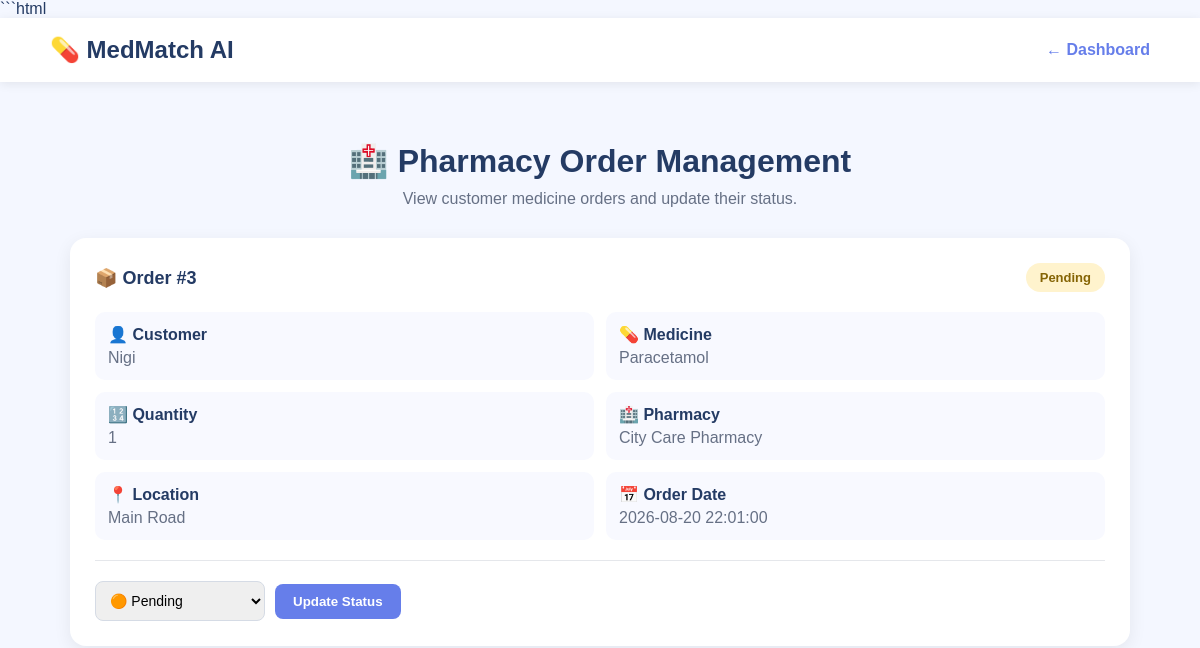
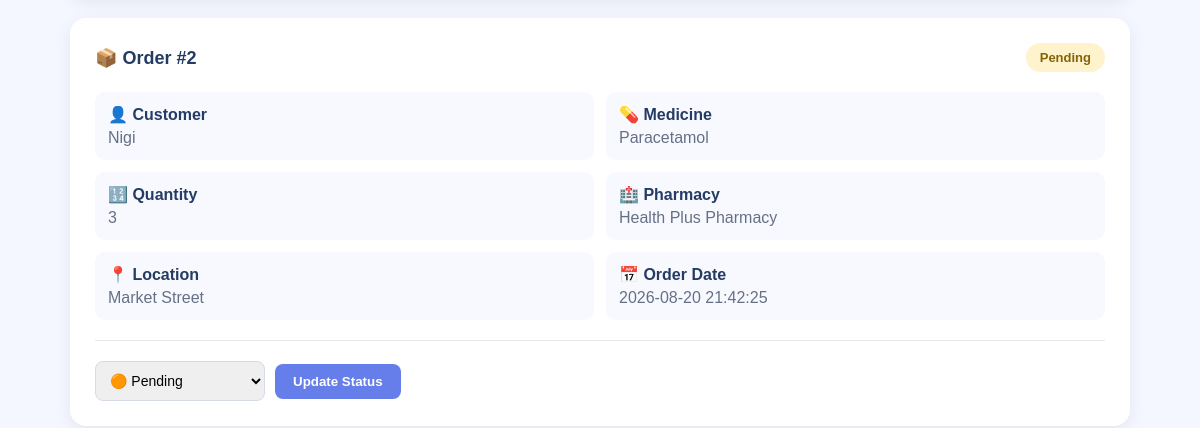
Before: /admin/orders (upper part) with the older database file (2 pictures, top to bottom).
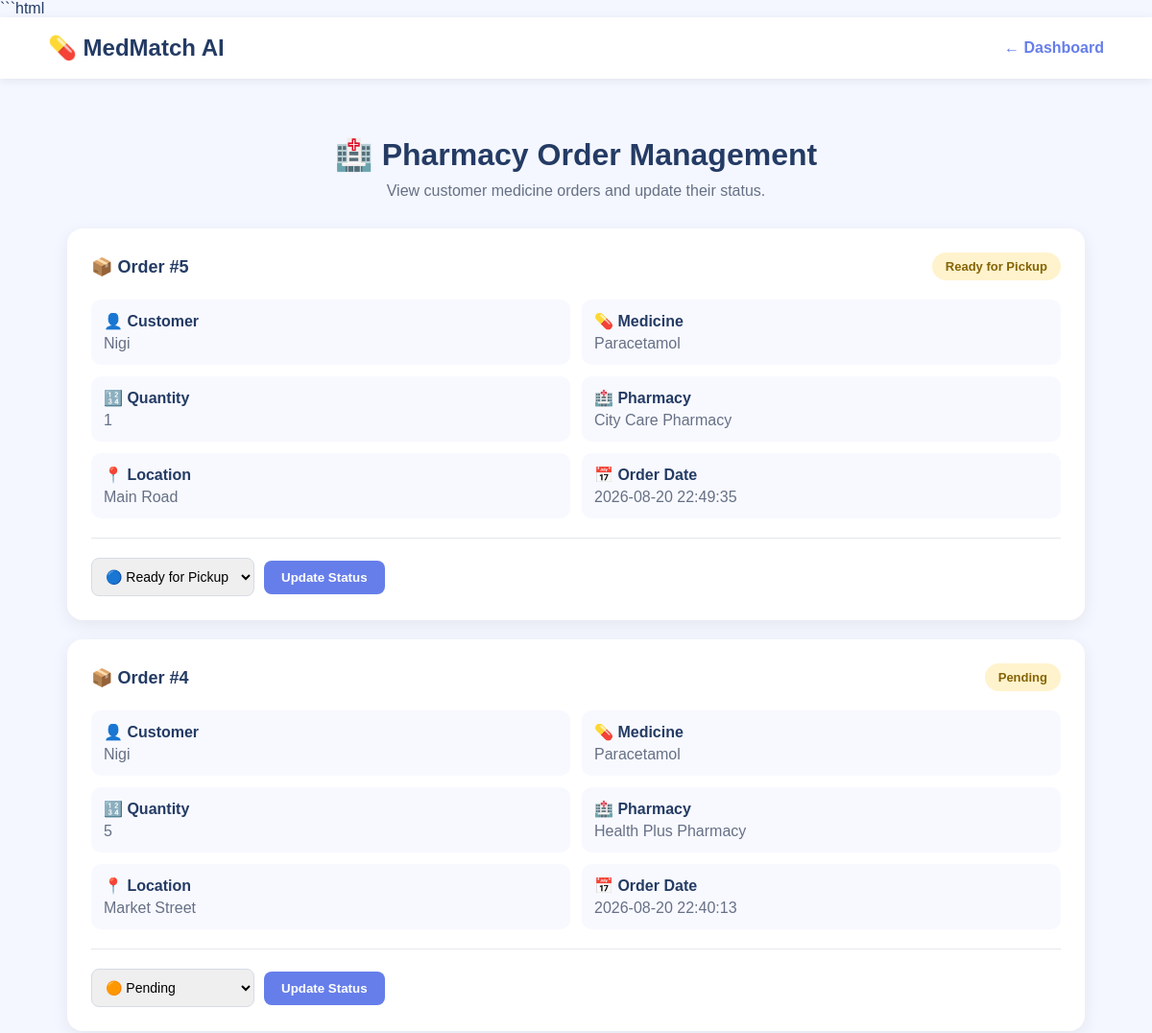
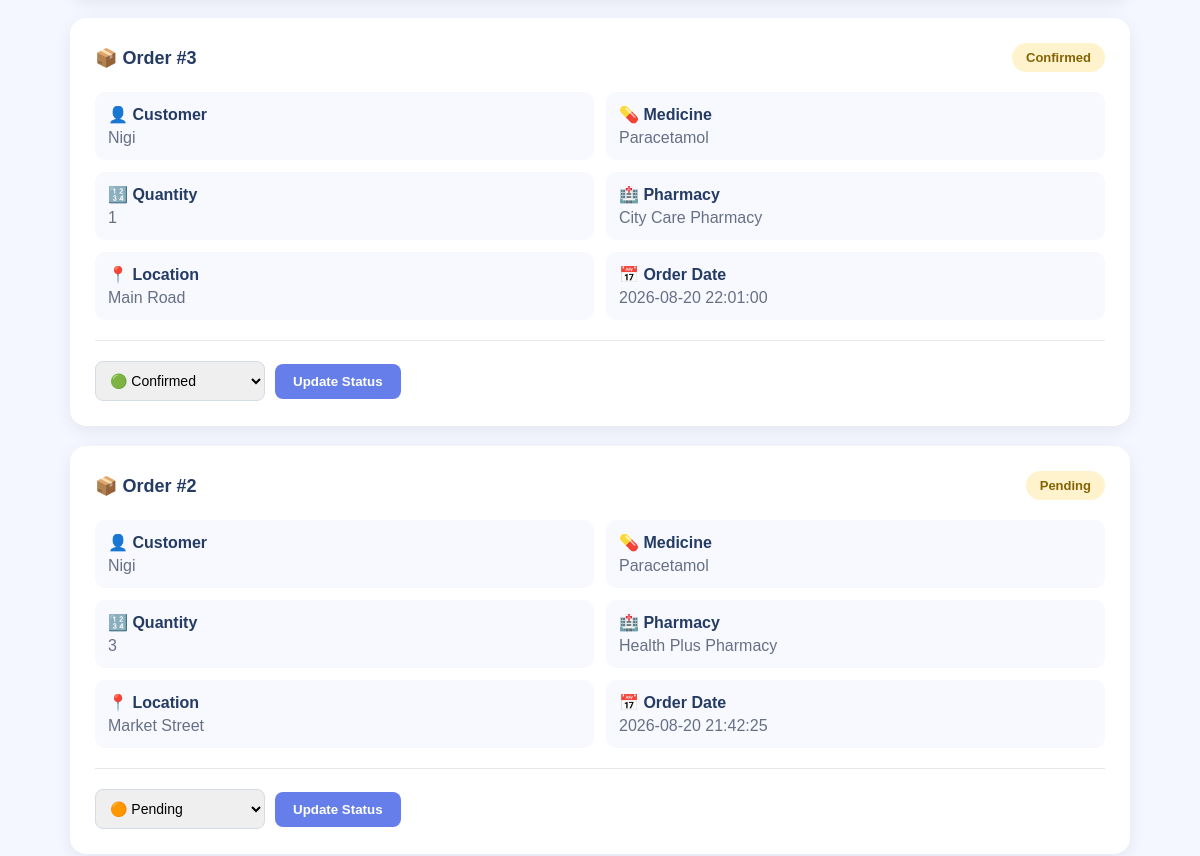
After: the same page with the newer database file (2 pictures, top to bottom).
### tables this page shows
CREATE TABLE orders (
            id INTEGER PRIMARY KEY AUTOINCREMENT,
            user_id INTEGER,
            pharmacy_id INTEGER,
            medicine_id INTEGER,
            quantity INTEGER NOT NULL,
            order_date TEXT,
            status TEXT DEFAULT 'Pending',
            FOREIGN KEY (user_id)
                REFERENCES users(id),
            FOREIGN KEY (pharmacy_id)
                REFERENCES pharmacies(id),
            FOREIGN KEY (medicine_id)
                REFERENCES medicines(id)
        );

CREATE TABLE users (
            id INTEGER PRIMARY KEY AUTOINCREMENT,
            name TEXT NOT NULL,
            email TEXT UNIQUE NOT NULL,
            password TEXT NOT NULL
        , mobile TEXT);

CREATE TABLE medicines (
            id INTEGER PRIMARY KEY AUTOINCREMENT,
            name TEXT NOT NULL,
            category TEXT,
            purpose TEXT,
            price REAL
        );

CREATE TABLE pharmacies (
            id INTEGER PRIMARY KEY AUTOINCREMENT,
            name TEXT NOT NULL,
            location TEXT,
            phone TEXT
        );

### app.py (the view)
@app.route("/admin/orders")
def admin_orders():
    connection = get_db_connection()
    cursor = connection.cursor()
    cursor.execute("""
        SELECT
            orders.id,
            users.name AS customer,
            medicines.name AS medicine,
            pharmacies.name AS pharmacy,
            pharmacies.location,
            orders.quantity,
            stock.price,
            orders.order_date,
            orders.status
        FROM orders

        JOIN users
            ON orders.user_id = users.id

        JOIN medicines
            ON orders.medicine_id = medicines.id

        JOIN pharmacies
            ON orders.pharmacy_id = pharmacies.id

        LEFT JOIN stock
            ON stock.medicine_id = orders.medicine_id
            AND stock.pharmacy_id = orders.pharmacy_id

        ORDER BY orders.id DESC
    """)
    orders_data = cursor.fetchall()
    connection.close()
    return render_template(
        "admin_orders.html",
        orders=orders_data
    )

### database.py (called while the page is built)
def get_db_connection():
    connection = sqlite3.connect(DATABASE)
    connection.row_factory = sqlite3.Row
    return connection

### templates/admin_orders.html (shortened to what this page needs)
<!DOCTYPE html>
<html lang="en">
<head>
</head>
<body>
    <nav>
        <div class="logo">
            💊 MedMatch AI
        </div>
        <a href="/dashboard" class="back">
            ← Dashboard
        </a>
    </nav>
    <div class="container">
        <div class="header">
            <h1>
                🏥 Pharmacy Order Management
            </h1>
            <p>
                View customer medicine orders and update their status.
            </p>
        </div>
        {% if orders %}
            {% for order in orders %}
            <div class="order-card">
                <div class="order-header">
                    <div class="order-id">
                        📦 Order #{{ order["id"] }}
                    </div>
                    <div class="status">
                        {{ order["status"] }}
                    </div>
                </div>
                <div class="details">
                    <div class="detail">
                        <strong>
                            👤 Customer
                        </strong>
                        <span>
                            {{ order["customer"] }}
                        </span>
                    </div>
                    <div class="detail">
                        <strong>
                            💊 Medicine
                        </strong>
                        <span>
                            {{ order["medicine"] }}
                        </span>
                    </div>
                    <div class="detail">
                        <strong>
                            🔢 Quantity
                        </strong>
                        <span>
                            {{ order["quantity"] }}
                        </span>
                    </div>
                    <div class="detail">
                        <strong>
                            🏥 Pharmacy
                        </strong>
                        <span>
                            {{ order["pharmacy"] }}
                        </span>
                    </div>
                    <div class="detail">
                        <strong>
                            📍 Location
                        </strong>
                        <span>
                            {{ order["location"] }}
                        </span>
                    </div>
                    <div class="detail">
                        <strong>
                            📅 Order Date
                        </strong>
                        <span>
                            {{ order["order_date"] }}
                        </span>
                    </div>
                </div>
                <form
                    method="POST"
                    action="/admin/update-order"
                    class="update-form"
                >
                    <select name="status">
                        <option
                            value="Pending"
                            {% if order["status"] == "Pending" %}selected{% endif %}
                        >
                            🟠 Pending
                        </option>
                        <option
                            value="Confirmed"
                            {% if order["status"] == "Confirmed" %}selected{% endif %}
                        >
                            🟢 Confirmed
                        </option>
                        <option
                            value="Ready for Pickup"
                            {% if order["status"] == "Ready for Pickup" %}selected{% endif %}
                        >
                            🔵 Ready for Pickup
                        </option>
                    </select>
                    <button type="submit">
                        Update Status
                    </button>
                </form>
            </div>
            {% endfor %}
        {% endif %}
    </div>
</body>
</html>

### templates/admin_orders.html (style rules this page uses)
* { box-sizing: border-box; margin: 0; padding: 0; font-family: Arial, sans-serif; }
body { background: #f4f7ff; color: #243b64; }
nav { background: white; padding: 18px 50px; display: flex; justify-content: space-between; align-items: center; box-shadow: 0 2px 10px rgba(0,0,0,0.08); }
.logo { font-size: 24px; font-weight: bold; }
.back { text-decoration: none; color: #667eea; font-weight: bold; }
.container { max-width: 1100px; margin: 40px auto; padding: 20px; }
.header { text-align: center; margin-bottom: 30px; }
.header h1 { margin-bottom: 10px; }
.header p { color: #667085; }
.order-card { background: white; padding: 25px; margin-bottom: 20px; border-radius: 16px; box-shadow: 0 5px 18px rgba(0,0,0,0.07); }
.order-header { display: flex; justify-content: space-between; align-items: center; margin-bottom: 20px; }
.order-id { font-size: 18px; font-weight: bold; }
.status { padding: 7px 14px; border-radius: 20px; font-size: 13px; font-weight: bold; background: #fff3cd; color: #856404; }
.details { display: grid; grid-template-columns: repeat(2, 1fr); gap: 12px; }
.detail { background: #f8f9ff; padding: 13px; border-radius: 10px; }
.detail strong { display: block; margin-bottom: 5px; }
.detail span { color: #667085; }
.update-form { margin-top: 20px; padding-top: 20px; border-top: 1px solid #e5e7eb; display: flex; gap: 10px; align-items: center; }
select { padding: 10px; border: 1px solid #d5dbe5; border-radius: 8px; font-size: 14px; }
button { padding: 10px 18px; border: none; border-radius: 8px; background: #667eea; color: white; font-weight: bold; cursor: pointer; }

Changed rows visible on the page:
added orders: id "5", status "Ready for Pickup", customer "Nigi", medicine "Paracetamol", quantity "1", pharmacy "City Care Pharmacy", location "Main Road", order_date "2026-08-20 22:49:35", status "🔵 Ready for Pickup"
added orders: id "4", status "Pending", customer "Nigi", medicine "Paracetamol", quantity "5", pharmacy "Health Plus Pharmacy", location "Market Street", order_date "2026-08-20 22:40:13", status "🟠 Pending"
changed orders id 3: status "Pending" → "Confirmed"; status "🟠 Pending" → "🟢 Confirmed"
